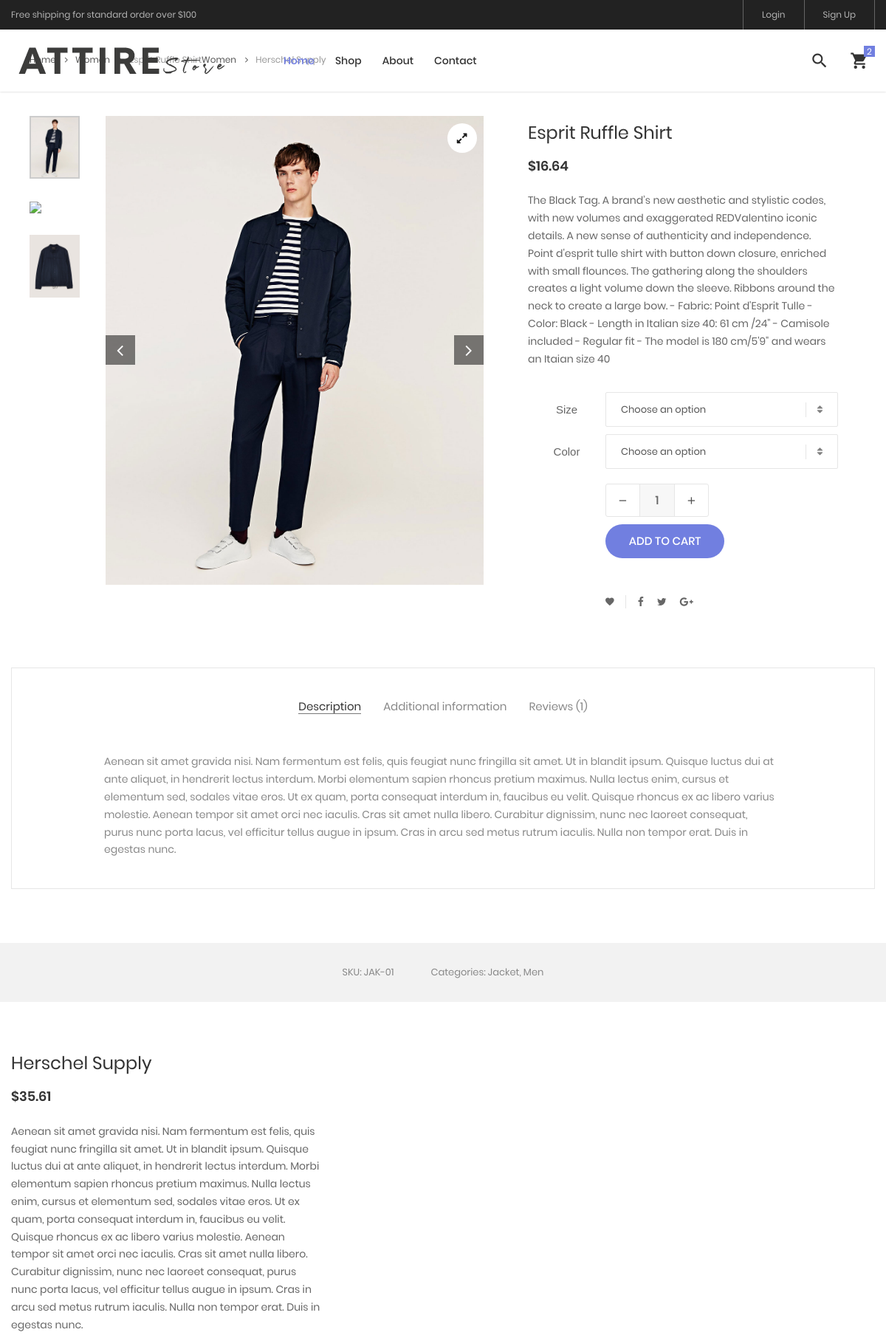
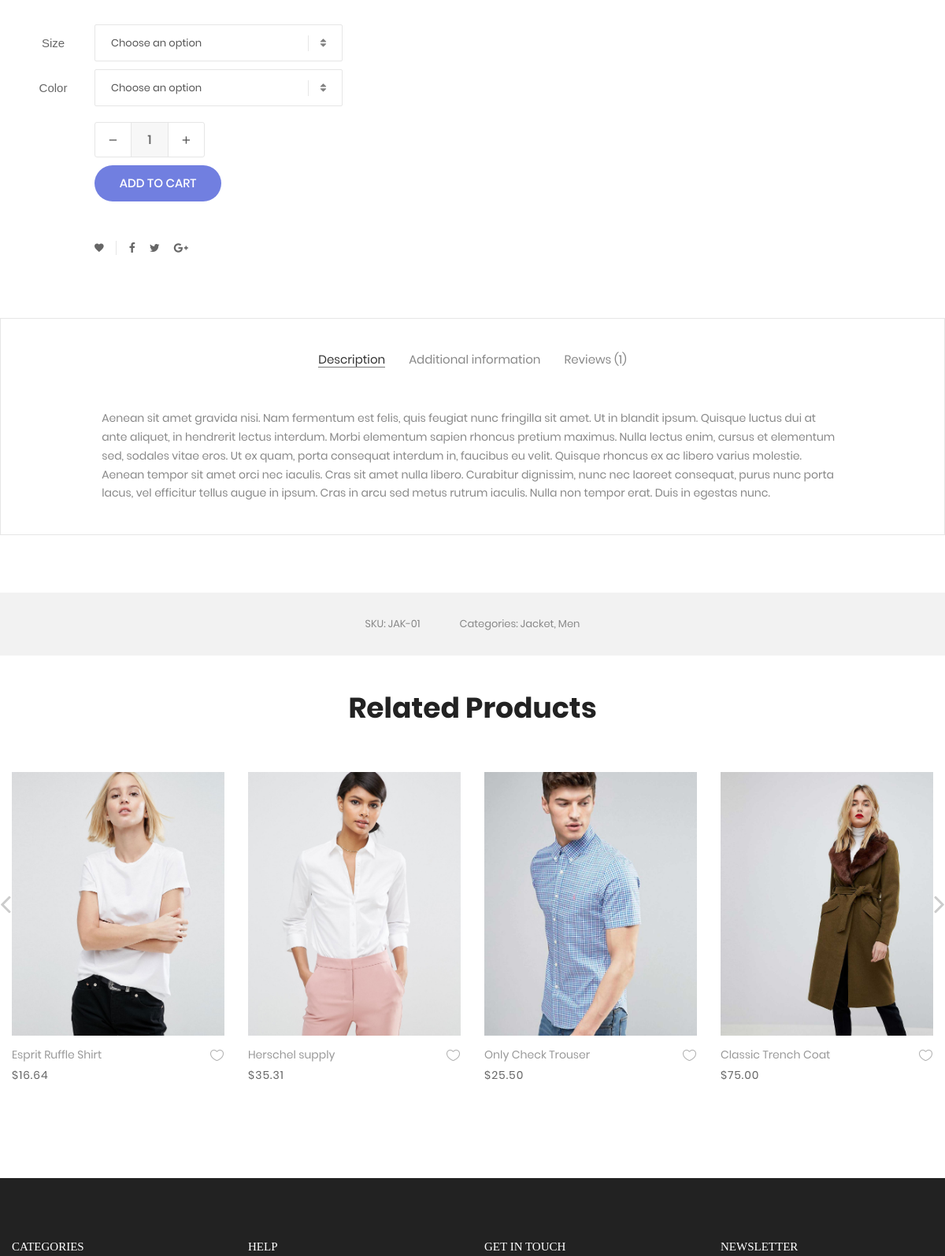
Screenshot of /product-detail (upper part) with the database file from the repository (2 pictures, top to bottom).
### store/models.py (models this page shows, shortened)
class Product(models.Model):
    name = models.CharField(max_length=200, null=True)
    price = models.FloatField()
    image = models.ImageField(null=True, blank=True, upload_to='image/')
    description = models.TextField(blank=True)
    category = models.ForeignKey(Category, on_delete=models.CASCADE, null=True, blank= True )
    subcategory = models.ForeignKey(SubCategory, on_delete=models.CASCADE, null=True, blank= True )
    stock = models.CharField( choices= STOCK,blank = True, max_length=30)
    labels = models.CharField(choices= LABELS, blank = True, max_length=30)

### store/views.py (the view)
# urls.py: path('product-detail',ProductDetailView.as_view(), name = "product-detail"),
class ProductDetailView(BaseView):
    def get(self,request):
        self.my_view
        self.my_view['products'] = Product.objects.all()
        self.my_view['categories'] = Category.objects.all()
        return render(request,'product-detail.html',self.my_view)

### store/models.py (called while the page is built)
    def __str__(self):
        return self.name

### Templates/product-detail.html (shortened to what this page needs)
{% extends 'base.html' %}
{% load static %}
{% block content %}
	<div class="container">
		<div class="bread-crumb flex-w p-l-25 p-r-15 p-t-30 p-lr-0-lg">
			<a href="index.html" class="stext-109 cl8 hov-cl1 trans-04">
			</a>
			{% for product in products %}
			<a href="product.html" class="stext-109 cl8 hov-cl1 trans-04">
				<i class="fa fa-angle-right m-l-9 m-r-10" aria-hidden="true"></i>
			</a>
			<span class="stext-109 cl4">
				{{product.name}}
			</span>
			{% endfor %}
		</div>
	</div>
	<section class="sec-product-detail bg0 p-t-65 p-b-60">
		<div class="container">
			<div class="row">
				<div class="col-md-6 col-lg-7 p-b-30">
					<div class="p-l-25 p-r-30 p-lr-0-lg">
						<div class="wrap-slick3 flex-sb flex-w">
							<div class="wrap-slick3-dots"></div>
							<div class="slick3 gallery-lb">
								<div class="item-slick3" data-thumb="images/product-detail-01.jpg">
									<div class="wrap-pic-w pos-relative">
										<img src="{% static 'images/product-detail-01.jpg' %}" alt="IMG-PRODUCT">
										<a class="flex-c-m size-108 how-pos1 bor0 fs-16 cl10 bg0 hov-btn3 trans-04" href="{% static 'images/product-detail-01.jpg' %}">
											<i class="fa fa-expand"></i>
										</a>
									</div>
								</div>
							</div>
						</div>
					</div>
				</div>
					{% for product in products %}
				<div class="col-md-6 col-lg-5 p-b-30">
					<div class="p-r-50 p-t-5 p-lr-0-lg">
						<h4 class="mtext-105 cl2 js-name-detail p-b-14">
							{{product.name}}
						</h4>
						<span class="mtext-106 cl2">
							${{product.price|floatformat:2}}
						</span>
						<p class="stext-102 cl3 p-t-23">
							{{product.description}}
						</p>
						<div class="p-t-33">
							<div class="flex-w flex-r-m p-b-10">
								<div class="size-203 flex-c-m respon6">
									Size
								</div>
								<div class="size-204 respon6-next">
									<div class="rs1-select2 bor8 bg0">
									</div>
								</div>
							</div>
							<div class="flex-w flex-r-m p-b-10">
								<div class="size-203 flex-c-m respon6">
									Color
								</div>
								<div class="size-204 respon6-next">
									<div class="rs1-select2 bor8 bg0">
									</div>
								</div>
							</div>
							<div class="flex-w flex-r-m p-b-10">
								<div class="size-204 flex-w flex-m respon6-next">
									<div class="wrap-num-product flex-w m-r-20 m-tb-10">
										<div class="btn-num-product-down cl8 hov-btn3 trans-04 flex-c-m">
											<i class="fs-16 zmdi zmdi-minus"></i>
										</div>
										<input class="mtext-104 cl3 txt-center num-product" type="number" name="num-product" value="1">
										<div class="btn-num-product-up cl8 hov-btn3 trans-04 flex-c-m">
											<i class="fs-16 zmdi zmdi-plus"></i>
										</div>
									</div>
									<button class="flex-c-m stext-101 cl0 size-101 bg1 bor1 hov-btn1 p-lr-15 trans-04 js-addcart-detail">
										Add to cart
									</button>
								</div>
							</div>
						</div>
						<div class="flex-w flex-m p-l-100 p-t-40 respon7">
							<div class="flex-m bor9 p-r-10 m-r-11">
								<a href="#" class="fs-14 cl3 hov-cl1 trans-04 lh-10 p-lr-5 p-tb-2 js-addwish-detail tooltip100" data-tooltip="Add to Wishlist">
									<i class="zmdi zmdi-favorite"></i>
								</a>
							</div>
							<a href="#" class="fs-14 cl3 hov-cl1 trans-04 lh-10 p-lr-5 p-tb-2 m-r-8 tooltip100" data-tooltip="Facebook">
								<i class="fa fa-facebook"></i>
							</a>
							<a href="#" class="fs-14 cl3 hov-cl1 trans-04 lh-10 p-lr-5 p-tb-2 m-r-8 tooltip100" data-tooltip="Twitter">
								<i class="fa fa-twitter"></i>
							</a>
							<a href="#" class="fs-14 cl3 hov-cl1 trans-04 lh-10 p-lr-5 p-tb-2 m-r-8 tooltip100" data-tooltip="Google Plus">
								<i class="fa fa-google-plus"></i>
							</a>
						</div>
					</div>
				</div>
			</div>
			<div class="bor10 m-t-50 p-t-43 p-b-40">
				<div class="tab01">
					<ul class="nav nav-tabs" role="tablist">
						<li class="nav-item p-b-10">
							<a class="nav-link active" data-toggle="tab" href="#description" role="tab">Description</a>
						</li>
						<li class="nav-item p-b-10">
							<a class="nav-link" data-toggle="tab" href="#information" role="tab">Additional information</a>
						</li>
						<li class="nav-item p-b-10">
							<a class="nav-link" data-toggle="tab" href="#reviews" role="tab">Reviews (1)</a>
						</li>
					</ul>
					<div class="tab-content p-t-43">
						<div class="tab-pane fade show active" id="description" role="tabpanel">
							<div class="how-pos2 p-lr-15-md">
								<p class="stext-102 cl6">
									Aenean sit amet gravida nisi. Nam fermentum est felis, quis feugiat nunc fringilla sit amet. Ut in blandit ipsum. Quisque luctus dui at ante aliquet, in hendrerit lectus interdum. Morbi elementum sapien rhoncus pretium maximus. Nulla lectus enim, cursus et elementum sed, sodales vitae eros. Ut ex quam, porta consequat interdum in, faucibus eu velit. Quisque rhoncus ex ac libero varius molestie. Aenean tempor sit amet orci nec iaculis. Cras sit amet nulla libero. Curabitur dignissim, nunc nec laoreet consequat, purus nunc porta lacus, vel efficitur tellus augue in ipsum. Cras in arcu sed metus rutrum iaculis. Nulla non tempor erat. Duis in egestas nunc.
								</p>
							</div>
						</div>
					</div>
				</div>
			</div>
		</div>
		<div class="bg6 flex-c-m flex-w size-302 m-t-73 p-tb-15">
			<span class="stext-107 cl6 p-lr-25">
				SKU: JAK-01
			</span>
			<span class="stext-107 cl6 p-lr-25">
				Categories: Jacket, Men
			</span>
		</div>
	</section>
{% endfor %}
	<section class="sec-relate-product bg0 p-t-45 p-b-105">
		<div class="container">
			<div class="p-b-45">
				<h3 class="ltext-106 cl5 txt-center">
					Related Products
				</h3>
			</div>
			<div class="wrap-slick2">
				<div class="slick2">
					<div class="item-slick2 p-l-15 p-r-15 p-t-15 p-b-15">
						<div class="block2">
							<div class="block2-pic hov-img0">
								<img src="images/product-01.jpg" alt="IMG-PRODUCT">
							</div>
							<div class="block2-txt flex-w flex-t p-t-14">
								<div class="block2-txt-child1 flex-col-l ">
									<a href="product-detail.html" class="stext-104 cl4 hov-cl1 trans-04 js-name-b2 p-b-6">
										Esprit Ruffle Shirt
									</a>
									<span class="stext-105 cl3">
										$16.64
									</span>
								</div>
								<div class="block2-txt-child2 flex-r p-t-3">
									<a href="#" class="btn-addwish-b2 dis-block pos-relative js-addwish-b2">
										<img class="icon-heart1 dis-block trans-04" src="images/icons/icon-heart-01.png" alt="ICON">
									</a>
								</div>
							</div>
						</div>
					</div>
					<div class="item-slick2 p-l-15 p-r-15 p-t-15 p-b-15">
						<div class="block2">
							<div class="block2-pic hov-img0">
								<img src="images/product-02.jpg" alt="IMG-PRODUCT">
							</div>
							<div class="block2-txt flex-w flex-t p-t-14">
								<div class="block2-txt-child1 flex-col-l ">
									<a href="product-detail.html" class="stext-104 cl4 hov-cl1 trans-04 js-name-b2 p-b-6">
										Herschel supply
									</a>
									<span class="stext-105 cl3">
										$35.31
									</span>
								</div>
								<div class="block2-txt-child2 flex-r p-t-3">
									<a href="#" class="btn-addwish-b2 dis-block pos-relative js-addwish-b2">
										<img class="icon-heart1 dis-block trans-04" src="images/icons/icon-heart-01.png" alt="ICON">
									</a>
								</div>
							</div>
						</div>
					</div>
					<div class="item-slick2 p-l-15 p-r-15 p-t-15 p-b-15">
						<div class="block2">
							<div class="block2-pic hov-img0">
								<img src="images/product-03.jpg" alt="IMG-PRODUCT">
							</div>
							<div class="block2-txt flex-w flex-t p-t-14">
								<div class="block2-txt-child1 flex-col-l ">
									<a href="product-detail.html" class="stext-104 cl4 hov-cl1 trans-04 js-name-b2 p-b-6">
										Only Check Trouser
									</a>
									<span class="stext-105 cl3">
										$25.50
									</span>
								</div>
								<div class="block2-txt-child2 flex-r p-t-3">
									<a href="#" class="btn-addwish-b2 dis-block pos-relative js-addwish-b2">
										<img class="icon-heart1 dis-block trans-04" src="images/icons/icon-heart-01.png" alt="ICON">
									</a>
								</div>
							</div>
						</div>
					</div>
					<div class="item-slick2 p-l-15 p-r-15 p-t-15 p-b-15">
						<div class="block2">
							<div class="block2-pic hov-img0">
								<img src="images/product-04.jpg" alt="IMG-PRODUCT">
							</div>
							<div class="block2-txt flex-w flex-t p-t-14">
								<div class="block2-txt-child1 flex-col-l ">
									<a href="product-detail.html" class="stext-104 cl4 hov-cl1 trans-04 js-name-b2 p-b-6">
										Classic Trench Coat
									</a>
									<span class="stext-105 cl3">
										$75.00
									</span>
								</div>
								<div class="block2-txt-child2 flex-r p-t-3">
									<a href="#" class="btn-addwish-b2 dis-block pos-relative js-addwish-b2">
										<img class="icon-heart1 dis-block trans-04" src="images/icons/icon-heart-01.png" alt="ICON">
									</a>
								</div>
							</div>
						</div>
					</div>
				</div>
			</div>
		</div>
	</section>
{% endblock %}

### static/css/main.css (style rules this page uses)
.container { max-width: 1380px; }
@media (max-width: 1600px) { .container { max-width: 1200px; } }
.slick-slide { outline: none !important; }
.wrap-slick2 { position: relative; margin-right: -15px; margin-left: -15px; }
.wrap-slick3 { position: relative; }
.wrap-slick3-dots { width: 11.111111%; }
.slick3 { width: 83.333333%; }
.tab01 .nav-tabs { display: -webkit-box; display: -webkit-flex; display: -moz-box; display: -ms-flexbox; display: flex; flex-wrap: wrap; justify-content: center; align-items: center; border: none; }
.tab01 .nav-tabs .nav-item { margin: 0px 15px; }
.tab01 .nav-link { font-family: Poppins-Regular; font-size: 15px; color: #888; line-height: 1.2; padding: 0; border-radius: 0px; border: none; border-bottom: 1px solid transparent; -webkit-transition: all 0.4s; -o-transition: all 0.4s; -moz-transition: all 0.4s; transition: all 0.4s; }
.tab01 .nav-link.active { color: #333; border-color: #797979; }
.wrap-num-product { width: 140px; height: 45px; border: 1px solid #e6e6e6; border-radius: 3px; overflow: hidden; }
.btn-num-product-up, .btn-num-product-down { width: 45px; height: 100%; cursor: pointer; }
.num-product { width: calc(100% - 90px); height: 100%; border-left: 1px solid #e6e6e6; border-right: 1px solid #e6e6e6; background-color: #f7f7f7; }
input.num-product { -moz-appearance: textfield; appearance: none; -webkit-appearance: none; }
.tooltip100 { position: relative; }
.tooltip100::after { content: attr(data-tooltip); font-family: Poppins-Regular; font-size: 12px; color: #888; line-height: 18px; white-space: nowrap; display: block; position: absolute; background: #fff; border: 1px solid #ccc; height: 20px; padding: 0px 8px; top: -35px; left: 50%; -webkit-transform: translateX(-50%); -moz-transform: translateX(-50%); -ms-transform: translateX(-50%); -o-transform: translateX(-50%); transform: translateX(-50%); box-shadow: 0 3px 6px 0px rgba(0,0,0,0.18); -moz-box-shadow: 0 3px 6px 0px rgba(0,0,0,0.18); -webkit-box-shadow: 0 3px 6px 0px rgba(0,0,0,0.18); -o-box-shadow: 0 3px 6px 0px rgba(0,0,0,0.18); -ms-box-shadow: 0 3px 6px 0px rgba(0,0,0,0.18); -webkit-transition: all 0.2s; -o-transition: all 0.2s; -moz-transition: all 0.2s; transition: all 0.2s; visibility: hidden; opacity: 0; }
.block2-pic { position: relative; }
.block2-txt-child1 { width: calc(100% - 30px); }
.block2-txt-child2 { width: 30px; }
.cl0 { color: #fff; }
.cl2 { color: #333; }
.cl3 { color: #666; }
.cl4 { color: #999; }
.cl5 { color: #222; }
.cl6 { color: #888; }
.cl8 { color: #555; }
.cl10 { color: #1d1d1d; }
.stext-101 { font-family: Poppins-Medium; font-size: 15px; line-height: 1.466667; text-transform: uppercase; }
.stext-102 { font-family: Poppins-Regular; font-size: 14px; line-height: 1.7; }
.stext-104 { font-family: Poppins-Regular; font-size: 14px; line-height: 1.466667; }
.stext-105 { font-family: Poppins-Regular; font-size: 14px; line-height: 1.466667; letter-spacing: 1px; }
.stext-107 { font-family: Poppins-Regular; font-size: 13px; line-height: 1.923; }
.stext-109 { font-family: Poppins-Regular; font-size: 12px; line-height: 1.833333; }
.mtext-104 { font-family: Poppins-Medium; font-size: 16px; line-height: 1.6; }
.mtext-105 { font-family: Poppins-Regular; font-size: 24px; line-height: 1.5; }
.mtext-106 { font-family: Poppins-SemiBold; font-size: 18px; line-height: 1.388888; }
.ltext-106 { font-family: Poppins-Bold; font-size: 36px; line-height: 1.2; }
.size-101 { min-width: 161px; height: 46px; }
.size-108 { width: 40px; height: 40px; }
.size-203 { width: 105px; }
.size-204 { width: calc(100% - 105px); }
.size-302 { min-height: 80px; }
.bg0 { background-color: #fff; }
.bg1 { background-color: #717fe0; }
.bg6 { background-color: #f2f2f2; }
.bor0 { border-radius: 50%; }
.bor1 { border-radius: 23px; }
.bor8 { border: 1px solid #e6e6e6; border-radius: 2px; }
.bor9 { border-right: 1px solid #e6e6e6; }
.bor10 { border: 1px solid #e6e6e6; }
.how-pos1 { position: absolute; top: 10px; right: 10px; }
.how-pos2 { padding-left: 10.7%; padding-right: 11%; }
.hov-img0 { display: block; overflow: hidden; }
.hov-img0 img { width: 100%; -webkit-transition: transform 0.9s ease; -o-transition: transform 0.9s ease; -moz-transition: transform 0.9s ease; transition: transform 0.9s ease; }

### rows the page displays
Product: name "Herschel Supply", price "35.61", description "Aenean sit amet gravida nisi. Nam fermentum est felis, quis feugiat nunc fringilla sit amet. Ut in blandit ipsum. Quisque luctus dui at ante aliquet, in hendrerit lectus interdum. Morbi elementum sapien rhoncus pretium maximus. Nulla lectus enim, cursus et elementum sed, sodales vitae eros. Ut ex quam, porta consequat interdum in, faucibus eu velit. Quisque rhoncus ex ac libero varius molestie. Aenean tempor sit amet orci nec iaculis. Cras sit amet nulla libero. Curabitur dignissim, nunc nec laoreet consequat, purus nunc porta lacus, vel efficitur tellus augue in ipsum. Cras in arcu sed metus rutrum iaculis. Nulla non tempor erat. Duis in egestas nunc."
Product: name "Esprit Ruffle Shirt", price "16.64", description "The Black Tag. A brand’s new aesthetic and stylistic codes, with new volumes and exaggerated REDValentino iconic details. A new sense of authenticity and independence. Point d'esprit tulle shirt with button down closure, enriched with small flounces. The gathering along the shoulders creates a light volume down the sleeve. Ribbons around the neck to create a large bow. - Fabric: Point d'Esprit Tulle - Color: Black - Length in Italian size 40: 61 cm /24\" - Camisole included - Regular fit - The model is 180 cm/5'9\" and wears an Itaian size 40"
